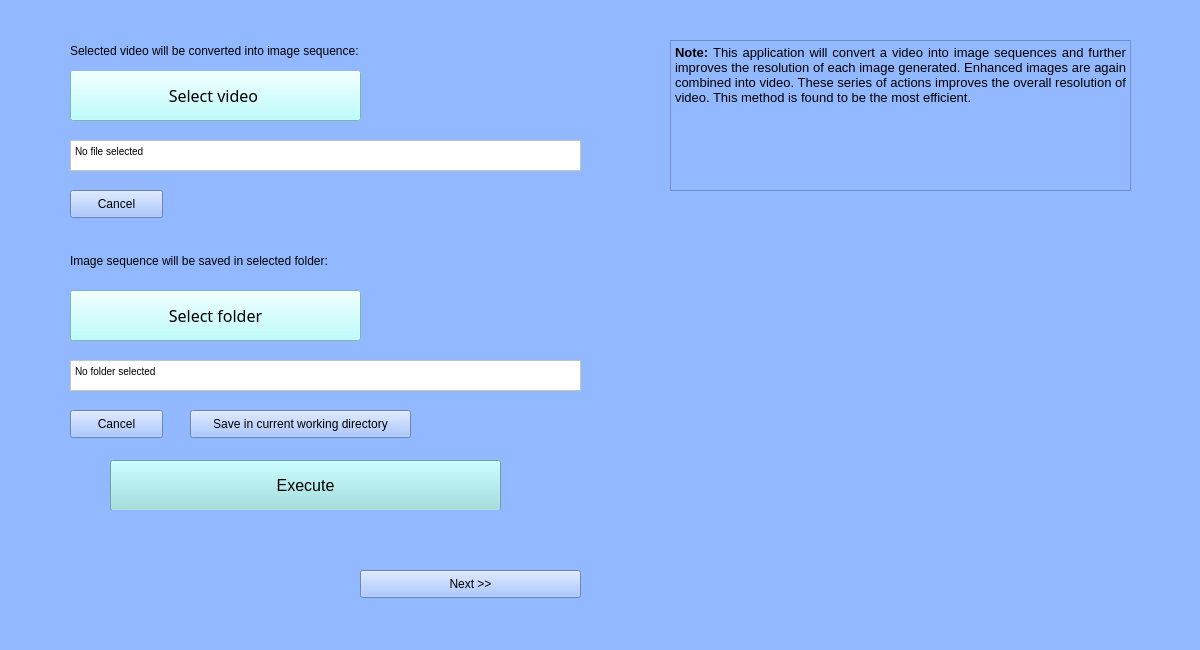
<?xml version="1.0" encoding="UTF-8"?>
<ui version="4.0">
 <class>mainWindow</class>
 <widget class="QMainWindow" name="mainWindow">
  <property name="geometry">
   <rect>
    <x>0</x>
    <y>0</y>
    <width>1200</width>
    <height>650</height>
   </rect>
  </property>
  <property name="windowTitle">
   <string>Video resolution enhancer: Vriddhi</string>
  </property>
  <property name="windowIcon">
   <iconset>
    <normaloff>Vridhi_icon.jpg</normaloff>Vridhi_icon.jpg</iconset>
  </property>
  <property name="styleSheet">
   <string notr="true">background-color: rgb(146, 184, 255);</string>
  </property>
  <widget class="QWidget" name="centralwidget">
   <widget class="QPushButton" name="pushButton">
    <property name="geometry">
     <rect>
      <x>70</x>
      <y>70</y>
      <width>291</width>
      <height>51</height>
     </rect>
    </property>
    <property name="font">
     <font>
      <family>Sans Serif Collection</family>
      <pointsize>12</pointsize>
     </font>
    </property>
    <property name="styleSheet">
     <string notr="true">background-color: rgb(170, 255, 255);</string>
    </property>
    <property name="text">
     <string>Select video </string>
    </property>
   </widget>
   <widget class="QTextEdit" name="textEdit">
    <property name="geometry">
     <rect>
      <x>70</x>
      <y>140</y>
      <width>511</width>
      <height>31</height>
     </rect>
    </property>
    <property name="styleSheet">
     <string notr="true">background-color: rgb(255, 255, 255);</string>
    </property>
    <property name="html">
     <string>&lt;!DOCTYPE HTML PUBLIC &quot;-//W3C//DTD HTML 4.0//EN&quot; &quot;http://www.w3.org/TR/REC-html40/strict.dtd&quot;&gt;
&lt;html&gt;&lt;head&gt;&lt;meta name=&quot;qrichtext&quot; content=&quot;1&quot; /&gt;&lt;style type=&quot;text/css&quot;&gt;
p, li { white-space: pre-wrap; }
&lt;/style&gt;&lt;/head&gt;&lt;body style=&quot; font-family:'MS Shell Dlg 2'; font-size:7.8pt; font-weight:400; font-style:normal;&quot;&gt;
&lt;p style=&quot; margin-top:0px; margin-bottom:0px; margin-left:0px; margin-right:0px; -qt-block-indent:0; text-indent:0px;&quot;&gt;No file selected&lt;/p&gt;&lt;/body&gt;&lt;/html&gt;</string>
    </property>
   </widget>
   <widget class="QPushButton" name="pushButton_2">
    <property name="geometry">
     <rect>
      <x>70</x>
      <y>190</y>
      <width>93</width>
      <height>28</height>
     </rect>
    </property>
    <property name="text">
     <string>Cancel</string>
    </property>
   </widget>
   <widget class="QPushButton" name="pushButton_3">
    <property name="geometry">
     <rect>
      <x>70</x>
      <y>290</y>
      <width>291</width>
      <height>51</height>
     </rect>
    </property>
    <property name="font">
     <font>
      <family>Sans Serif Collection</family>
      <pointsize>12</pointsize>
     </font>
    </property>
    <property name="styleSheet">
     <string notr="true">background-color: rgb(170, 255, 255);</string>
    </property>
    <property name="text">
     <string>Select folder</string>
    </property>
   </widget>
   <widget class="QLabel" name="label">
    <property name="geometry">
     <rect>
      <x>70</x>
      <y>30</y>
      <width>461</width>
      <height>41</height>
     </rect>
    </property>
    <property name="text">
     <string>Selected video will be converted into image sequence:</string>
    </property>
   </widget>
   <widget class="QLabel" name="label_2">
    <property name="geometry">
     <rect>
      <x>70</x>
      <y>240</y>
      <width>461</width>
      <height>41</height>
     </rect>
    </property>
    <property name="text">
     <string>Image sequence will be saved in selected folder:</string>
    </property>
   </widget>
   <widget class="QPushButton" name="pushButton_4">
    <property name="geometry">
     <rect>
      <x>70</x>
      <y>410</y>
      <width>93</width>
      <height>28</height>
     </rect>
    </property>
    <property name="text">
     <string>Cancel</string>
    </property>
   </widget>
   <widget class="QTextEdit" name="textEdit_2">
    <property name="geometry">
     <rect>
      <x>70</x>
      <y>360</y>
      <width>511</width>
      <height>31</height>
     </rect>
    </property>
    <property name="styleSheet">
     <string notr="true">background-color: rgb(255, 255, 255);</string>
    </property>
    <property name="html">
     <string>&lt;!DOCTYPE HTML PUBLIC &quot;-//W3C//DTD HTML 4.0//EN&quot; &quot;http://www.w3.org/TR/REC-html40/strict.dtd&quot;&gt;
&lt;html&gt;&lt;head&gt;&lt;meta name=&quot;qrichtext&quot; content=&quot;1&quot; /&gt;&lt;style type=&quot;text/css&quot;&gt;
p, li { white-space: pre-wrap; }
&lt;/style&gt;&lt;/head&gt;&lt;body style=&quot; font-family:'MS Shell Dlg 2'; font-size:7.8pt; font-weight:400; font-style:normal;&quot;&gt;
&lt;p style=&quot; margin-top:0px; margin-bottom:0px; margin-left:0px; margin-right:0px; -qt-block-indent:0; text-indent:0px;&quot;&gt;No folder selected&lt;/p&gt;&lt;/body&gt;&lt;/html&gt;</string>
    </property>
   </widget>
   <widget class="QTextEdit" name="textEdit_3">
    <property name="geometry">
     <rect>
      <x>670</x>
      <y>40</y>
      <width>461</width>
      <height>151</height>
     </rect>
    </property>
    <property name="html">
     <string>&lt;!DOCTYPE HTML PUBLIC &quot;-//W3C//DTD HTML 4.0//EN&quot; &quot;http://www.w3.org/TR/REC-html40/strict.dtd&quot;&gt;
&lt;html&gt;&lt;head&gt;&lt;meta name=&quot;qrichtext&quot; content=&quot;1&quot; /&gt;&lt;style type=&quot;text/css&quot;&gt;
p, li { white-space: pre-wrap; }
&lt;/style&gt;&lt;/head&gt;&lt;body style=&quot; font-family:'MS Shell Dlg 2'; font-size:7.8pt; font-weight:400; font-style:normal;&quot;&gt;
&lt;p align=&quot;justify&quot; style=&quot; margin-top:0px; margin-bottom:0px; margin-left:0px; margin-right:0px; -qt-block-indent:0; text-indent:0px;&quot;&gt;&lt;span style=&quot; font-size:10pt; font-weight:600;&quot;&gt;Note: &lt;/span&gt;&lt;span style=&quot; font-size:10pt;&quot;&gt;This application will convert a video into image sequences and further improves the resolution of each image generated. Enhanced images are again combined into video. These series of actions improves the overall resolution of video. This method is found to be the most efficient.&lt;/span&gt;&lt;/p&gt;&lt;/body&gt;&lt;/html&gt;</string>
    </property>
   </widget>
   <widget class="QPushButton" name="pushButton_5">
    <property name="geometry">
     <rect>
      <x>110</x>
      <y>460</y>
      <width>391</width>
      <height>51</height>
     </rect>
    </property>
    <property name="font">
     <font>
      <pointsize>12</pointsize>
     </font>
    </property>
    <property name="styleSheet">
     <string notr="true">background-color: rgb(148, 222, 222);</string>
    </property>
    <property name="text">
     <string>Execute</string>
    </property>
   </widget>
   <widget class="QLabel" name="label_3">
    <property name="geometry">
     <rect>
      <x>70</x>
      <y>510</y>
      <width>511</width>
      <height>31</height>
     </rect>
    </property>
    <property name="font">
     <font>
      <pointsize>10</pointsize>
     </font>
    </property>
    <property name="layoutDirection">
     <enum>Qt::LeftToRight</enum>
    </property>
    <property name="text">
     <string/>
    </property>
    <property name="alignment">
     <set>Qt::AlignCenter</set>
    </property>
   </widget>
   <widget class="QPushButton" name="pushButton_6">
    <property name="geometry">
     <rect>
      <x>190</x>
      <y>410</y>
      <width>221</width>
      <height>28</height>
     </rect>
    </property>
    <property name="text">
     <string>Save in current working directory</string>
    </property>
   </widget>
   <widget class="QPushButton" name="pushButton_7">
    <property name="geometry">
     <rect>
      <x>360</x>
      <y>570</y>
      <width>221</width>
      <height>28</height>
     </rect>
    </property>
    <property name="text">
     <string>Next &gt;&gt;</string>
    </property>
   </widget>
  </widget>
  <widget class="QMenuBar" name="menubar">
   <property name="geometry">
    <rect>
     <x>0</x>
     <y>0</y>
     <width>1200</width>
     <height>26</height>
    </rect>
   </property>
  </widget>
  <widget class="QStatusBar" name="statusbar"/>
 </widget>
 <resources/>
 <connections/>
</ui>
